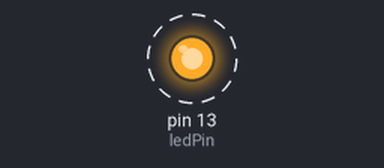
A sketch run on a simulated Arduino Uno, built with avr-gcc and run on an emulated ATmega328P. Shown: output pins drawn as LEDs (lit = HIGH). Dashed ring = blinking. What the sketch prints to the serial monitor is not drawn.

Above: at 0.2 s.
Timing chart, 0 to 3.0 s (numbered marks = the images above):
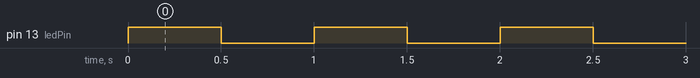

Measured:
- by itself, pin 13 (ledPin): alternates HIGH for 0.50 s and LOW for 0.50 s

The sketch:

arduino-ci-demo.ino
```cpp
#include "src/logic.h"

int ledPin = 13;

void setup() {
  pinMode(ledPin, OUTPUT);
  Serial.begin(9600);

  int result = addNumbers(2, "wrong");
  Serial.println(result); // should print 5
}

void loop() {
  digitalWrite(ledPin, HIGH);
  delay(500);
  digitalWrite(ledPin, LOW);
  delay(500);
}
```

logic.h
```cpp
#ifndef LOGIC_H
#define LOGIC_H

int addNumbers(int a, int b) {
    return a + b;
}

#endif
```
